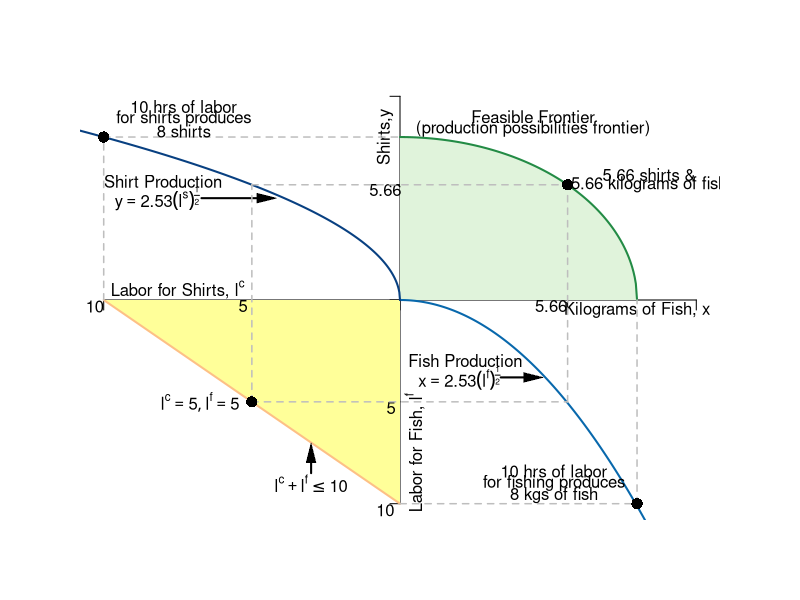

Recreate this plot in R.
#Graph Designer: Simon Halliday
#Authors: Bowles, Foley and Halliday
#Title: Coordination, Conflict and Competition: A Text in Microeconomics

require(shape)
pdf(file = "specprodexch/ppf_dos_quadrant.pdf", width = 9, height = 9)

#Set parameters for graphics
axislabelsize <- 1
graphlinewidth <- 2
segmentlinewidth <- 1.5

COL <- c("#7fc97f", "#beaed4", "#fdc086", "#ffff99", "#386cb0", "#f0027f", "#bf5b17", "#666666")
COLA <- c("#e0f3db", "#99d8c9","#66c2a4","#41ae76", "#238b45", "#005824")
COLB <- c("#4eb3d3", "#2b8cbe", "#0868ac","#084081")

#Edited the margins to cater for the larger LHS labels
par(mar =  c(4, 4, 4, 4))

#Change this to make it log of l 

# ppf <- function(l, k = 0.5) {
#   k * (1/l)
# }


ppf <- function(x, yint = 64){
  sqrt(yint - (x)^2)
}

#actualfunction
#foodProd <- function(l, k = -2.529822, alpha = 0.5){
#  (-k)*l^alpha
#}

foodProd <- function(l, k = (6.328125)^-1, alpha = 2){
  (-k)*(l)^alpha
}

feasibleLabor <- function(l, time = 10){
  - time - l
}

manufactureProd <- function(l, k =  2.529822, alpha = 0.5){
  k * (-l)^alpha
}

xlims <- c(-10, 10)
ylims <- c(-10, 10)

npts <- 501 
x <- seq(xlims[1], xlims[2], length.out = npts)
y <- seq(ylims[1], ylims[2], length.out = npts) 

plot(0, 0, xlim = xlims, ylim = ylims, type = "n",
     xlab = expression(paste("")),
     ylab = expression(paste("")), 
     xaxt = "n", 
     yaxt = "n", 
     cex.lab = axislabelsize, 
     bty = "n"
)

ticksy <- c(ylims[1], -5, 0, manufactureProd(-5), ylims[2])
ylabels <- c(NA, NA, NA, NA, NA)
ticksx <- c(xlims[1], -5, 0, manufactureProd(-5), xlims[2])
xlabels <- c(NA, NA, NA, NA, NA)

axis(1, at = ticksx, pos = 0, labels = xlabels)
axis(2, at = ticksy, pos = 0, labels = ylabels, las = 1)

npts <- 501 
xx1 <- seq(0, 20, length.out = npts)
xx2 <- seq(0, xlims[2], length.out = npts)
xx3 <- seq(xlims[1], 0, length.out = npts)
xx4 <- seq(-11, 0, length.out = npts)

#Draw the polygon for shading the feasible set
xpoly1 <- seq(from = 0, to = 8, length.out = 501)
ypoly1 <- ppf(xpoly1)
polygon(x = c(xpoly1, rev(xpoly1[1])), y = c(ypoly1, rev(ypoly1)[1]), col=COLA[1], density=NULL, border = NA)

# shade 
polygon(x = c(-10, 0, 0), 
        y = c(0, -0, -10),
        border = FALSE, col = COL[4])

#Draw the graphs
lines(xx1, ppf(xx1), col = COLA[5], lwd = graphlinewidth)
lines(xx2, foodProd(xx2), col = COLB[3], lwd = graphlinewidth)
lines(xx3, feasibleLabor(xx3, time = 10), col = COL[3], lwd = graphlinewidth)
lines(xx4, manufactureProd(xx4, k =  2.529822, alpha = 0.5), col = COLB[4], lwd = graphlinewidth)

#mtext(expression(paste("Quantity of food, ", x)), side=1, line = 2.5, cex = axislabelsize)
text(-0.5, 8, expression(paste("Shirts,", y)), xpd = TRUE, cex = axislabelsize, srt = 90) 
text(8, -0.5, expression(paste("Kilograms of Fish, ", x)), xpd = TRUE, cex = axislabelsize)
text(0.5, -7.5, expression(paste("Labor for Fish, ", l^f)), xpd = TRUE, cex = axislabelsize, srt= 90) 
text(-7.5, 0.5, expression(paste("Labor for Shirts, ", l^c)), xpd = TRUE, cex = axislabelsize)

#Label the points on the axes we want
#text(-0.6, 2.8, expression(paste(12.5)), xpd = TRUE, cex = axislabelsize)
text(-0.5, 5.4, expression(paste(5.66)), xpd = TRUE, cex = axislabelsize)
#text(2.9, -0.3, expression(paste(2.5)), xpd = TRUE, cex = axislabelsize)
text(5.1, -0.3, expression(paste(5.66)), xpd = TRUE, cex = axislabelsize)
text(-5.3, -0.3, expression(paste(5)), xpd = TRUE, cex = axislabelsize)
text(-0.3, -5.3, expression(paste(5)), xpd = TRUE, cex = axislabelsize)
text(-10.3, -0.3, expression(paste(10)), xpd = TRUE, cex = axislabelsize)
text(-0.5, -10.3, expression(paste(10)), xpd = TRUE, cex = axislabelsize)

#Label the two production functions
#Clothing
text(-8, 5.8, expression(paste("Shirt Production")), xpd = TRUE, cex = axislabelsize)
text(-8.2, 5, expression(paste(y == 2.53*(l^s)^frac(1,2))), xpd = TRUE, cex = axislabelsize)
Arrows(-6.7, 5, -4.5, 5, col = "black", lty = 1, lwd = 2, arr.type = "triangle", arr.lwd = 0.5)

#food
text(2.2, -3, expression(paste("Fish Production")), xpd = TRUE, cex = axislabelsize)
text(2, -3.8, expression(paste(x == 2.53*(l^f)^frac(1,2))), xpd = TRUE, cex = axislabelsize)
Arrows(3.4, -3.8, 4.5, -3.8, col = "black", lty = 1, lwd = 2, arr.type = "triangle", arr.lwd = 0.5)

#Draw segments for the 50/50 split of time
segments(-5, -5, -5, manufactureProd(-5), lty = 2, col = "gray", lwd = segmentlinewidth)
segments(-5, -5, manufactureProd(-5), -5, lty = 2, col = "gray", lwd = segmentlinewidth)
segments(-5, manufactureProd(-5), manufactureProd(-5), manufactureProd(-5), lty = 2, col = "gray", lwd = segmentlinewidth)
segments(manufactureProd(-5), -5, manufactureProd(-5), manufactureProd(-5), lty = 2, col = "gray", lwd = segmentlinewidth)

#Annotate Max time on clothes
segments(-10, 0, -10, 8, lty = 2, col = "gray", lwd = segmentlinewidth)
segments(-10, 8, 0, 8, lty = 2, col = "gray", lwd = segmentlinewidth)
text(-7.3, 9.5, expression(paste("10 hrs of labor")))
text(-7.3, 8.9, expression(paste("for shirts produces")))
text(-7.3, 8.3, expression(paste("8 shirts")))
points(-10, 8, pch = 16, col = "black", cex = 1.5)

#Annotate Max time on farming
segments(0, -10, 8, -10, lty = 2, col = "gray", lwd = segmentlinewidth)
segments(8, -10, 8, 0, lty = 2, col = "gray", lwd = segmentlinewidth)
text(5.2, -8.4, expression(paste("10 hrs of labor")))
text(5.2, -9, expression(paste("for fishing produces")))
text(5.2, -9.6, expression(paste("8 kgs of fish")))
points(8, -10, pch = 16, col = "black", cex = 1.5)

#Annotate point on ppf 
points(manufactureProd(-5), manufactureProd(-5), pch = 16, col = "black", cex = 1.5)
text(manufactureProd(-5) + 2.75, manufactureProd(-5) + 0.5, expression(paste("5.66 shirts &")))
text(manufactureProd(-5) + 2.75, manufactureProd(-5), expression(paste("5.66 kilograms of fish")))

#Annotate point on labor feasibility frontier
points(-5, -5, pch = 16, col = "black", cex = 1.5)
text(-6.75, -5, expression(paste(list(l^c ==5, l^f == 5) )))

text(-3, -9, expression(paste(l^c + l^f <= 10)))
Arrows(-3, -8.5, -3, -7.5, col = "black", lty = 1, lwd = 2, arr.type = "triangle", arr.lwd = 0.5)

#Label the feasible frontier
text(4.5, 9, expression("Feasible Frontier"))
text(4.5, 8.4, expression("(production possibilities frontier)"))




dev.off()
